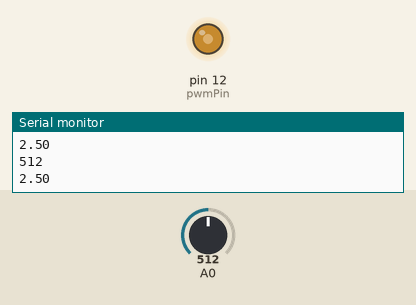
Simulated run of this sketch. Board: Arduino Mega 2560, built with avr-gcc and run on an emulated ATmega2560. On the bench: output pins drawn as LEDs (lit = HIGH), the last lines printed to the serial monitor. The inputs (shaded band) are chosen by the test bench; at power-on: A0 = 512.

Above: at 1.2 s.
1.3 s: A0 set to 716
At 2.1 s:
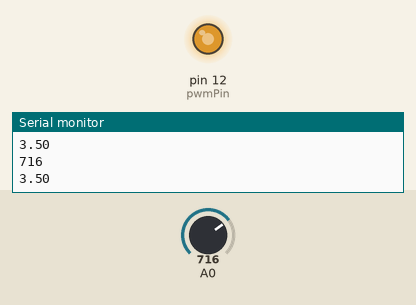
2.8 s: A0 set to 900
At 3.6 s:
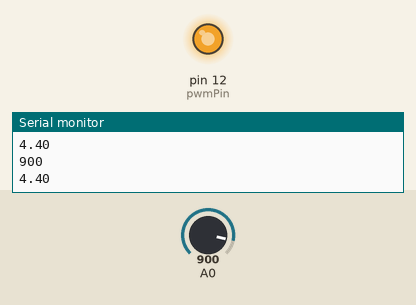
4.3 s: A0 set to 122
At 5.2 s:
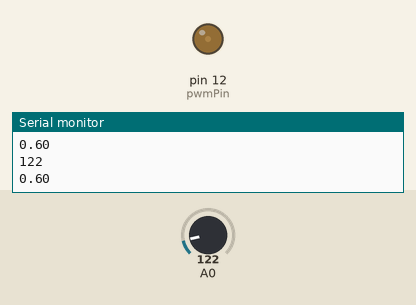
5.8 s: A0 set to 0
At 6.7 s:
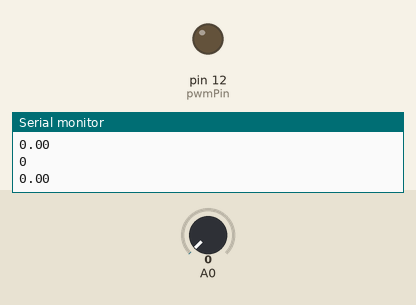
Timing chart, 0 to 8.3 s (numbered marks = the images above; inputs shaded):
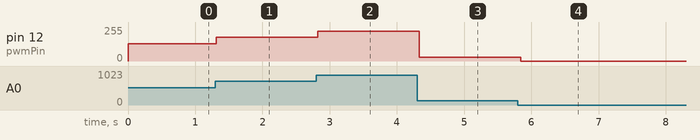

The sketch:

test_pwm.ino
```cpp
const int pwmPin =  12;

void setup() {

  Serial.begin(9600);  // init. serial
  pinMode(pwmPin, OUTPUT);
}

// the loop routine runs over and over again forever:
void loop() {

  int sensorValue = analogRead(A0);
  analogWrite(pwmPin, sensorValue/4); // valeur max du pwm de 255
  float voltage = sensorValue * (5.0 / 1023.0);
  Serial.println(sensorValue);
  Serial.println(voltage);
  delay(100);
}
```

Measured:
- after the input at 1.3 s, pin 12 (pwmPin): 128/255 → 179/255 at once
- after the input at 2.8 s, pin 12 (pwmPin): 179/255 → 225/255 at once
- after the input at 4.3 s, pin 12 (pwmPin): 225/255 → 30/255 at once
- after the input at 5.8 s, pin 12 (pwmPin): 30/255 → 0/255 at once
